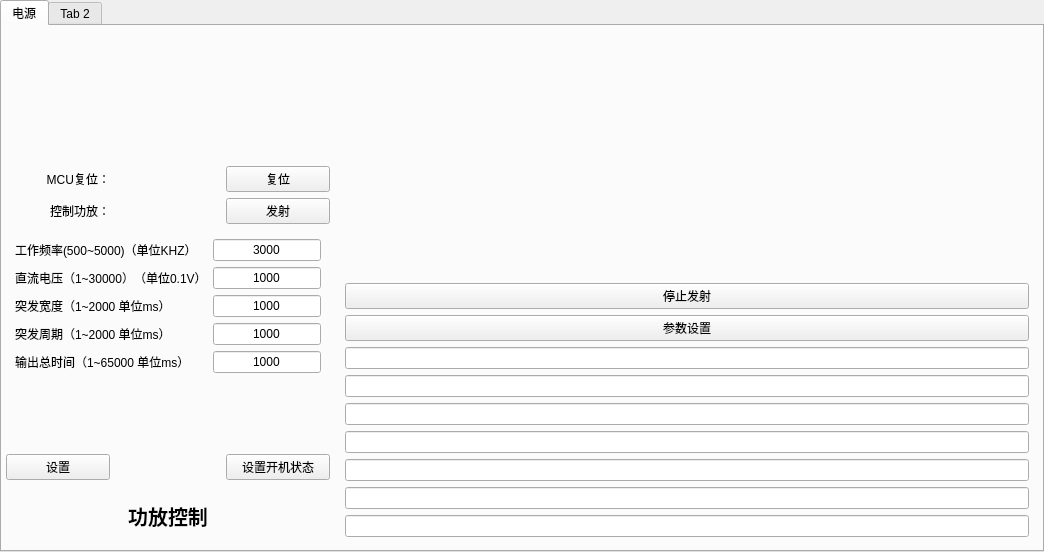
<?xml version="1.0" encoding="UTF-8"?>
<ui version="4.0">
 <class>JNDIConnectorWidget</class>
 <widget class="qMRMLWidget" name="JNDIConnectorWidget">
  <property name="geometry">
   <rect>
    <x>0</x>
    <y>0</y>
    <width>1044</width>
    <height>552</height>
   </rect>
  </property>
  <property name="styleSheet">
   <string notr="true"/>
  </property>
  <layout class="QGridLayout" name="gridLayout_2">
   <property name="leftMargin">
    <number>0</number>
   </property>
   <property name="topMargin">
    <number>0</number>
   </property>
   <property name="rightMargin">
    <number>0</number>
   </property>
   <property name="bottomMargin">
    <number>0</number>
   </property>
   <item row="0" column="0">
    <widget class="QWidget" name="widget" native="true">
     <property name="styleSheet">
      <string notr="true"/>
     </property>
     <layout class="QVBoxLayout" name="verticalLayout_2" stretch="0">
      <property name="spacing">
       <number>4</number>
      </property>
      <property name="leftMargin">
       <number>0</number>
      </property>
      <property name="topMargin">
       <number>0</number>
      </property>
      <property name="rightMargin">
       <number>0</number>
      </property>
      <property name="bottomMargin">
       <number>0</number>
      </property>
      <item>
       <widget class="QTabWidget" name="tabWidget">
        <widget class="QWidget" name="tab_7">
         <attribute name="title">
          <string>电源</string>
         </attribute>
         <layout class="QVBoxLayout" name="verticalLayout_3" stretch="1,2">
          <property name="leftMargin">
           <number>4</number>
          </property>
          <property name="topMargin">
           <number>4</number>
          </property>
          <property name="rightMargin">
           <number>4</number>
          </property>
          <property name="bottomMargin">
           <number>4</number>
          </property>
          <item>
           <widget class="QWidget" name="unit_container" native="true"/>
          </item>
          <item>
           <widget class="QWidget" name="widget_2" native="true">
            <layout class="QVBoxLayout" name="verticalLayout" stretch="0">
             <property name="spacing">
              <number>12</number>
             </property>
             <property name="leftMargin">
              <number>0</number>
             </property>
             <property name="topMargin">
              <number>0</number>
             </property>
             <property name="rightMargin">
              <number>0</number>
             </property>
             <property name="bottomMargin">
              <number>0</number>
             </property>
             <item>
              <widget class="QWidget" name="widget_4" native="true">
               <layout class="QGridLayout" name="gridLayout" columnstretch="0,0,0,0">
                <property name="leftMargin">
                 <number>0</number>
                </property>
                <property name="topMargin">
                 <number>0</number>
                </property>
                <property name="rightMargin">
                 <number>0</number>
                </property>
                <property name="bottomMargin">
                 <number>0</number>
                </property>
                <item row="4" column="0">
                 <widget class="QLabel" name="lb_start">
                  <property name="text">
                   <string>控制功放：</string>
                  </property>
                  <property name="alignment">
                   <set>Qt::AlignRight|Qt::AlignTrailing|Qt::AlignVCenter</set>
                  </property>
                 </widget>
                </item>
                <item row="3" column="3" rowspan="6">
                 <widget class="QWidget" name="widget_5" native="true">
                  <layout class="QVBoxLayout" name="verticalLayout_4">
                   <item>
                    <widget class="QLabel" name="label">
                     <property name="minimumSize">
                      <size>
                       <width>0</width>
                       <height>32</height>
                      </size>
                     </property>
                     <property name="text">
                      <string/>
                     </property>
                    </widget>
                   </item>
                   <item>
                    <widget class="QWidget" name="widget_treatment" native="true">
                     <property name="minimumSize">
                      <size>
                       <width>0</width>
                       <height>64</height>
                      </size>
                     </property>
                    </widget>
                   </item>
                   <item>
                    <widget class="QPushButton" name="pushButton_3">
                     <property name="text">
                      <string>停止发射</string>
                     </property>
                    </widget>
                   </item>
                   <item>
                    <widget class="QPushButton" name="pushButton_2">
                     <property name="text">
                      <string>参数设置</string>
                     </property>
                    </widget>
                   </item>
                   <item>
                    <widget class="QLineEdit" name="lineEdit_6"/>
                   </item>
                   <item>
                    <widget class="QLineEdit" name="lineEdit_7"/>
                   </item>
                   <item>
                    <widget class="QLineEdit" name="lineEdit_8"/>
                   </item>
                   <item>
                    <widget class="QLineEdit" name="lineEdit_9"/>
                   </item>
                   <item>
                    <widget class="QLineEdit" name="lineEdit_11"/>
                   </item>
                   <item>
                    <widget class="QLineEdit" name="lineEdit_10"/>
                   </item>
                   <item>
                    <widget class="QLineEdit" name="lineEdit_3"/>
                   </item>
                  </layout>
                 </widget>
                </item>
                <item row="4" column="2">
                 <widget class="QPushButton" name="btn_start">
                  <property name="text">
                   <string>发射</string>
                  </property>
                  <property name="checkable">
                   <bool>false</bool>
                  </property>
                 </widget>
                </item>
                <item row="8" column="0" colspan="3">
                 <widget class="QLabel" name="label_4">
                  <property name="font">
                   <font>
                    <pointsize>15</pointsize>
                    <bold>true</bold>
                   </font>
                  </property>
                  <property name="text">
                   <string>功放控制</string>
                  </property>
                  <property name="alignment">
                   <set>Qt::AlignCenter</set>
                  </property>
                 </widget>
                </item>
                <item row="5" column="0" colspan="3">
                 <widget class="QWidget" name="widget_3" native="true">
                  <layout class="QGridLayout" name="gridLayout_3">
                   <item row="5" column="0">
                    <widget class="QLabel" name="label_7">
                     <property name="text">
                      <string>输出总时间（1~65000 单位ms）</string>
                     </property>
                    </widget>
                   </item>
                   <item row="1" column="0">
                    <widget class="QLabel" name="label_3">
                     <property name="text">
                      <string>直流电压（1~30000）（单位0.1V）</string>
                     </property>
                    </widget>
                   </item>
                   <item row="1" column="1">
                    <widget class="QLineEdit" name="lineEdit_2">
                     <property name="text">
                      <string>1000</string>
                     </property>
                     <property name="alignment">
                      <set>Qt::AlignCenter</set>
                     </property>
                    </widget>
                   </item>
                   <item row="3" column="1">
                    <widget class="QLineEdit" name="lineEdit_4">
                     <property name="text">
                      <string>1000</string>
                     </property>
                     <property name="alignment">
                      <set>Qt::AlignCenter</set>
                     </property>
                    </widget>
                   </item>
                   <item row="5" column="1">
                    <widget class="QLineEdit" name="lineEdit_12">
                     <property name="text">
                      <string>1000</string>
                     </property>
                     <property name="alignment">
                      <set>Qt::AlignCenter</set>
                     </property>
                    </widget>
                   </item>
                   <item row="4" column="1">
                    <widget class="QLineEdit" name="lineEdit_5">
                     <property name="text">
                      <string>1000</string>
                     </property>
                     <property name="alignment">
                      <set>Qt::AlignCenter</set>
                     </property>
                    </widget>
                   </item>
                   <item row="3" column="0">
                    <widget class="QLabel" name="label_5">
                     <property name="text">
                      <string>突发宽度（1~2000 单位ms）</string>
                     </property>
                    </widget>
                   </item>
                   <item row="4" column="0">
                    <widget class="QLabel" name="label_6">
                     <property name="text">
                      <string>突发周期（1~2000 单位ms）</string>
                     </property>
                    </widget>
                   </item>
                   <item row="0" column="0">
                    <widget class="QLabel" name="label_2">
                     <property name="text">
                      <string>工作频率(500~5000)（单位KHZ）</string>
                     </property>
                    </widget>
                   </item>
                   <item row="0" column="1">
                    <widget class="QLineEdit" name="lineEdit">
                     <property name="text">
                      <string>3000</string>
                     </property>
                     <property name="alignment">
                      <set>Qt::AlignCenter</set>
                     </property>
                    </widget>
                   </item>
                  </layout>
                 </widget>
                </item>
                <item row="3" column="2">
                 <widget class="QPushButton" name="btn_mcu">
                  <property name="text">
                   <string>复位</string>
                  </property>
                  <property name="checkable">
                   <bool>false</bool>
                  </property>
                 </widget>
                </item>
                <item row="3" column="0">
                 <widget class="QLabel" name="label_9">
                  <property name="text">
                   <string>MCU复位：</string>
                  </property>
                  <property name="alignment">
                   <set>Qt::AlignRight|Qt::AlignTrailing|Qt::AlignVCenter</set>
                  </property>
                 </widget>
                </item>
                <item row="7" column="2">
                 <widget class="QPushButton" name="pushButton">
                  <property name="text">
                   <string>设置开机状态</string>
                  </property>
                 </widget>
                </item>
                <item row="7" column="0">
                 <widget class="QPushButton" name="btn_setting_power">
                  <property name="text">
                   <string>设置</string>
                  </property>
                  <property name="checkable">
                   <bool>false</bool>
                  </property>
                 </widget>
                </item>
               </layout>
              </widget>
             </item>
            </layout>
           </widget>
          </item>
         </layout>
        </widget>
        <widget class="QWidget" name="tab_8">
         <attribute name="title">
          <string>Tab 2</string>
         </attribute>
        </widget>
       </widget>
      </item>
     </layout>
    </widget>
   </item>
  </layout>
 </widget>
 <customwidgets>
  <customwidget>
   <class>qMRMLWidget</class>
   <extends>QWidget</extends>
   <header>qMRMLWidget.h</header>
   <container>1</container>
  </customwidget>
 </customwidgets>
 <resources/>
 <connections/>
</ui>
